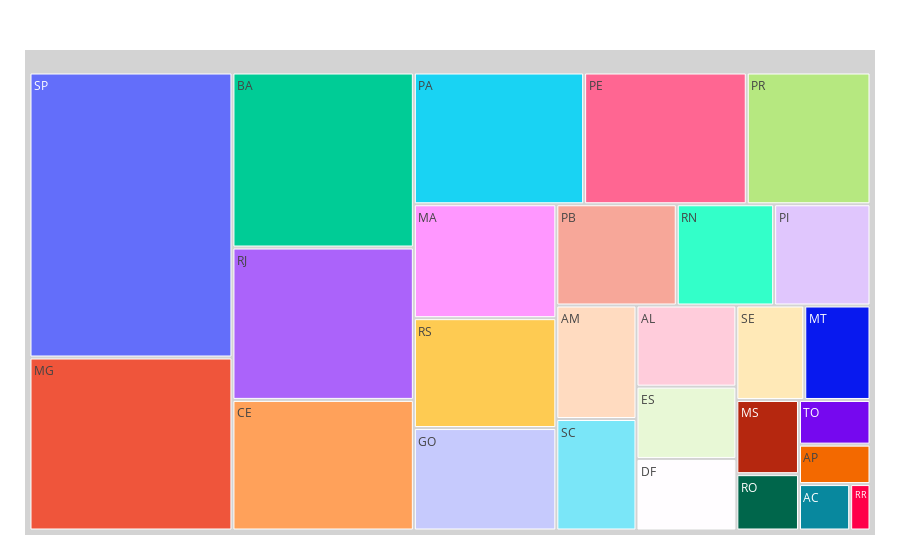

Notebook source saved alongside this figure:
### Code cell
import plotly.express as px

fig = px.treemap(data_frame=df_ufs,
    path = ['uf'],
    values = 'candidatos'
)
fig.update_traces(root_color="lightgrey")
fig.update_layout(margin = dict(t=50, l=25, r=25, b=25))
fig.show()

### Figure 1 — Plotly figure (JSON) as saved in the notebook; plotly's stock layout.template omitted (floating-point values rounded to 4 significant figures)
{"data": [{"branchvalues": "total", "domain": {"x": [0, 1], "y": [0, 1]}, "hovertemplate": "labels=%{label}<br>candidatos=%{value}<br>parent=%{parent}<br>id=%{id}<extra></extra>", "ids": ["AC", "AL", "AM", "AP", "BA", "CE", "DF", "ES", "GO", "MA", "MG", "MS", "MT", "PA", "PB", "PE", "PI", "PR", "RJ", "RN", "RO", "RR", "RS", "SC", "SE", "SP", "TO"], "labels": ["AC", "AL", "AM", "AP", "BA", "CE", "DF", "ES", "GO", "MA", "MG", "MS", "MT", "PA", "PB", "PE", "PI", "PR", "RJ", "RN", "RO", "RR", "RS", "SC", "SE", "SP", "TO"], "name": "", "parents": ["", "", "", "", "", "", "", "", "", "", "", "", "", "", "", "", "", "", "", "", "", "", "", "", "", "", ""], "root": {"color": "lightgrey"}, "type": "treemap", "values": [24274, 82760, 92916, 28807, 324268, 241960, 72975, 73724, 149110, 165756, 358575, 47455, 63912, 229162, 124511, 218859, 99639, 166506, 282296, 100706, 36038, 9639, 159919, 91263, 65540, 590767, 32618]}], "layout": {"legend": {"tracegroupgap": 0}, "margin": {"b": 25, "l": 25, "r": 25, "t": 50}}}
